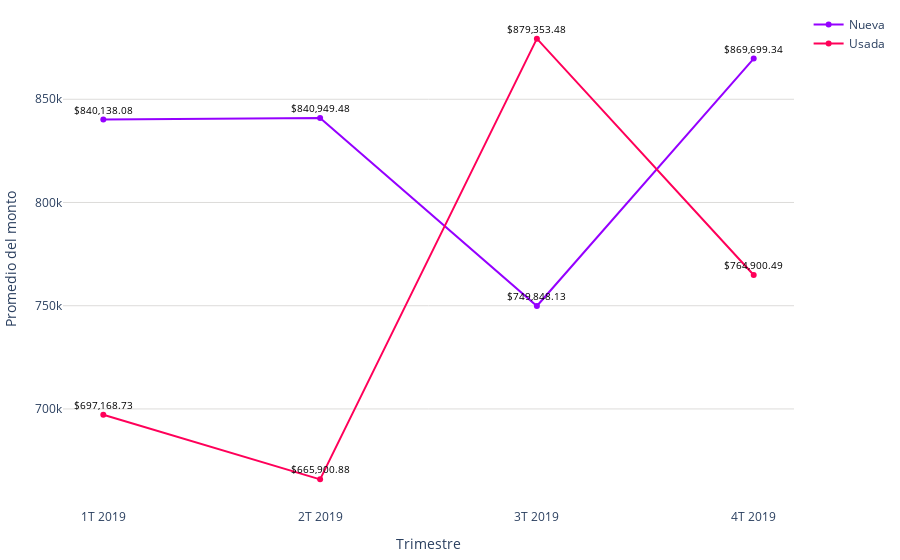

Source (notebook cell):
### Code cell
# Datos
trimestres = promedio_monto_por_modalidad_mes['trimestre']
modalidades = promedio_monto_por_modalidad_mes['modalidad']
promedios = promedio_monto_por_modalidad_mes['promedio']

# Limpiar las cadenas de promedio y convertirlas a números
promedios_limpios = [float(promedio.replace(',', '')) for promedio in promedios]

colors = ['#9500ff', '#ff0059']
fig = go.Figure()

# Agregar líneas para cada modalidad
for i, modalidad in enumerate(modalidades.unique()):
    df_modalidad = promedio_monto_por_modalidad_mes[promedio_monto_por_modalidad_mes['modalidad'] == modalidad]
    fig.add_trace(go.Scatter(
        x=df_modalidad['trimestre'],
        y=df_modalidad['promedio'].apply(lambda x: float(x.replace(',', ''))),  # Usar los promedios limpios
        mode='markers+lines',
        name=modalidad,
        line=dict(color=colors[i % len(colors)])  # Asignar colores a las líneas
    ))

fig.update_layout(
    #title='Promedio de valor de créditos para viviendas nuevas y usadas (2023)',
    xaxis=dict(title='Trimestre'),
    yaxis=dict(title='Promedio del monto', gridcolor='#dddcda'),
    margin=dict(l=10, r=10, t=10, b=10),  # Ajusta los márgenes (left, right, top, bottom)
    plot_bgcolor='rgba(0,0,0,0)',  # Color de fondo del gráfico
)

# Agregar etiquetas de texto a los puntos con símbolo de dólar
for trace in fig.data:
    df_modalidad = promedio_monto_por_modalidad_mes[promedio_monto_por_modalidad_mes['modalidad'] == trace.name]
    for i, point in enumerate(trace.y):
        # Formatear el promedio con símbolo de dólar
        promedio_con_dolar = f'${df_modalidad.iloc[i]["promedio"]}'
        fig.add_annotation(
            x=trace.x[i],
            y=point,
            text=promedio_con_dolar,
            showarrow=False,
            font=dict(color='black', size=10),
            yshift=10
        )

# Exportar gráfica como archivo HTML
def guardar_grafico_como_html(fig, nombre_archivo, carpeta='assets\graficas'):
    # Crear la carpeta si no existe
    if not os.path.exists(carpeta):
        os.makedirs(carpeta)
    config = {
        'displaylogo': False,  # Ocultar el logo de Plotly
        'modeBarButtonsToRemove': [
            'toImage',       # Botón para guardar como imagen
            'select2d',      # Box select
            'lasso2d',       # Lasso select
            'resetScale2d',  # Reset Axes
        ]
    }
    # Gráfica como archivo HTML en la carpeta especificada
    pio.write_html(fig, f'{carpeta}/{nombre_archivo}.html', config=config)



guardar_grafico_como_html(fig, 'g_scatt_creditos_nuevausada_2019', carpeta='assets\graficas')
fig.show()

### Figure 1 — Plotly figure (JSON) as saved in the notebook; plotly's stock layout.template omitted (floating-point values rounded to 4 significant figures)
{"data": [{"line": {"color": "#9500ff"}, "mode": "markers+lines", "name": "Nueva", "type": "scatter", "x": ["1T 2019", "2T 2019", "3T 2019", "4T 2019"], "y": [840100.0, 840900.0, 749800.0, 869700.0]}, {"line": {"color": "#ff0059"}, "mode": "markers+lines", "name": "Usada", "type": "scatter", "x": ["1T 2019", "2T 2019", "3T 2019", "4T 2019"], "y": [697200.0, 665900.0, 879400.0, 764900.0]}], "layout": {"annotations": [{"font": {"color": "black", "size": 10}, "showarrow": false, "text": "$840,138.08", "x": "1T 2019", "y": 840100.0, "yshift": 10}, {"font": {"color": "black", "size": 10}, "showarrow": false, "text": "$840,949.48", "x": "2T 2019", "y": 840900.0, "yshift": 10}, {"font": {"color": "black", "size": 10}, "showarrow": false, "text": "$749,848.13", "x": "3T 2019", "y": 749800.0, "yshift": 10}, {"font": {"color": "black", "size": 10}, "showarrow": false, "text": "$869,699.34", "x": "4T 2019", "y": 869700.0, "yshift": 10}, {"font": {"color": "black", "size": 10}, "showarrow": false, "text": "$697,168.73", "x": "1T 2019", "y": 697200.0, "yshift": 10}, {"font": {"color": "black", "size": 10}, "showarrow": false, "text": "$665,900.88", "x": "2T 2019", "y": 665900.0, "yshift": 10}, {"font": {"color": "black", "size": 10}, "showarrow": false, "text": "$879,353.48", "x": "3T 2019", "y": 879400.0, "yshift": 10}, {"font": {"color": "black", "size": 10}, "showarrow": false, "text": "$764,900.49", "x": "4T 2019", "y": 764900.0, "yshift": 10}], "margin": {"b": 10, "l": 10, "r": 10, "t": 10}, "plot_bgcolor": "rgba(0,0,0,0)", "xaxis": {"title": {"text": "Trimestre"}}, "yaxis": {"gridcolor": "#dddcda", "title": {"text": "Promedio del monto"}}}}
